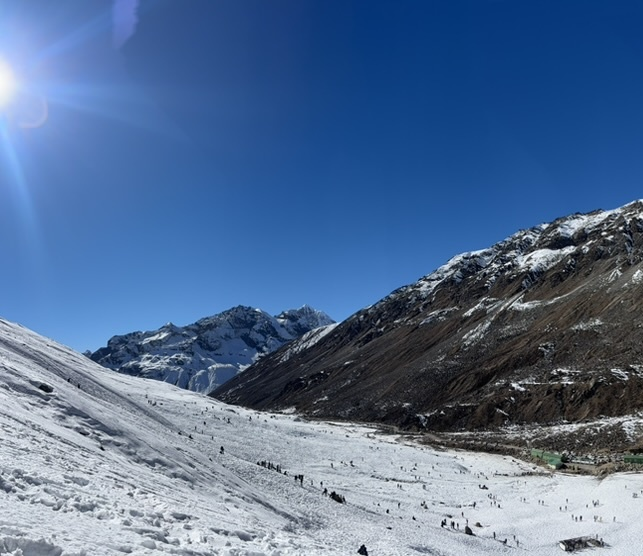
#> input picture Assingment01/images/01.jpg, 643 x 556 px; its folder holds only this picture in this run
$ python -i blending.py   (imports and definitions only)
#> lines starting #> are read from the running program, lines starting #| are printed output that depends on the picture
"""
src.blending — Image Blending Methods.

Provides three blending strategies (in increasing quality):
  1. Naive overlay        — direct pixel overwrite (creates visible seams).
  2. Linear feathering    — distance-weighted average in overlap regions.
  3. Multi-band blending  — Laplacian-pyramid frequency-domain blend
                            (Burt & Adelson, 1983).
"""

import numpy as np
import cv2

from src.config import PYRAMID_LEVELS


# [385 lines left out: functions _distance_weight, create_weight_map, naive_stitch, _linear_weighted_average, _label_seam_blend, linear_blend and 10 more, not called in this run]

>>> import cv2
>>> picture = cv2.imread('../images/01.jpg', cv2.IMREAD_GRAYSCALE)
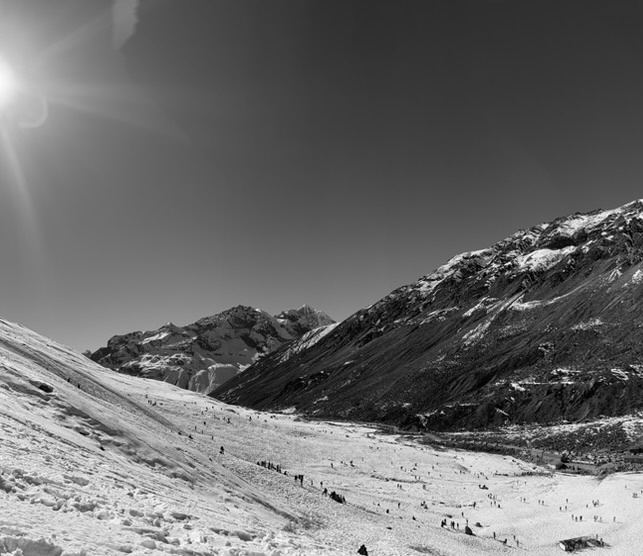
#> picture: shape (556, 643); min 0, max 255, mean 107.3
>>> result = multiband_blend_all(picture)
#> in multiband_blend_all, `n = len(warped_images)`: n = 556
#> in multiband_blend_all, `ref = n // 2`: ref = 278
#> in multiband_blend_all, `result = warped_images[ref].copy()`: result = 643 values, max 186 at index 491, min 0 at index 531, mean 101.7
#> (the run stopped early here; a loop or call above may not have finished)

$ run again, on Assingment01/images/02.jpg
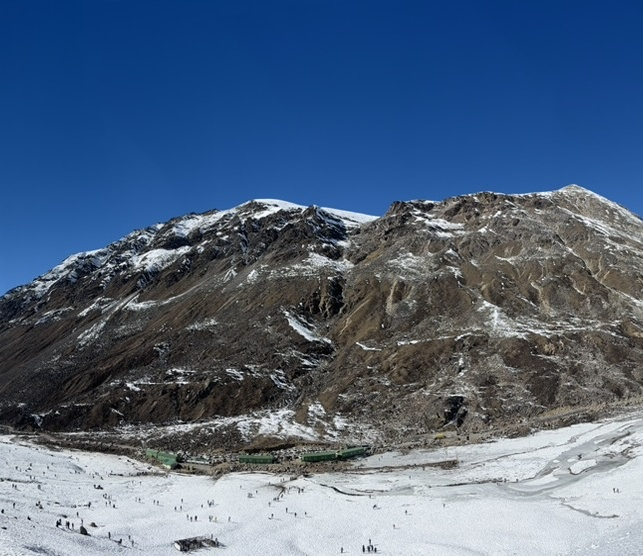
#> input picture Assingment01/images/02.jpg, 643 x 556 px
#> `picture = cv2.imread('../images/01.jpg', cv2.IMREAD_GRAYSCALE)`:
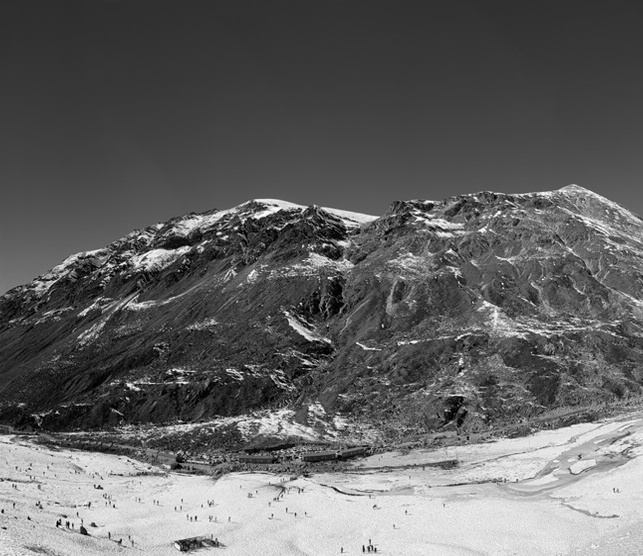
#> picture: shape (556, 643); min 0, max 255, mean 98.6
#> n = 556
#> ref = 278
#> result = 643 values, max 220 at index 328, min 0 at index 146, mean 84.19

$ run again, on Assingment01/images/03.jpg
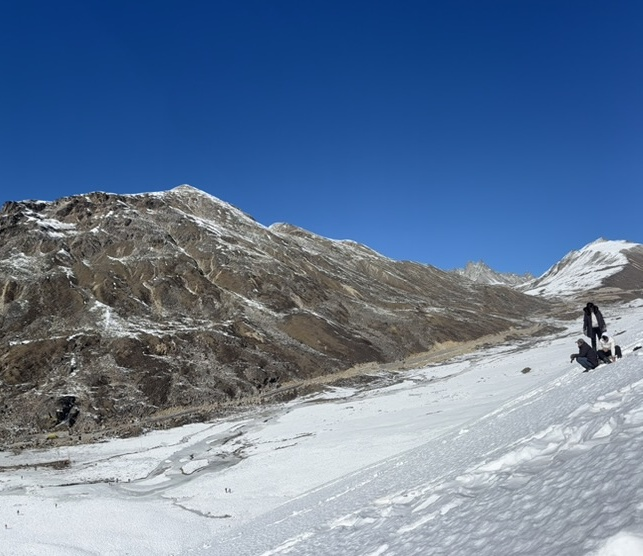
#> input picture Assingment01/images/03.jpg, 643 x 556 px
#> `picture = cv2.imread('../images/01.jpg', cv2.IMREAD_GRAYSCALE)`:
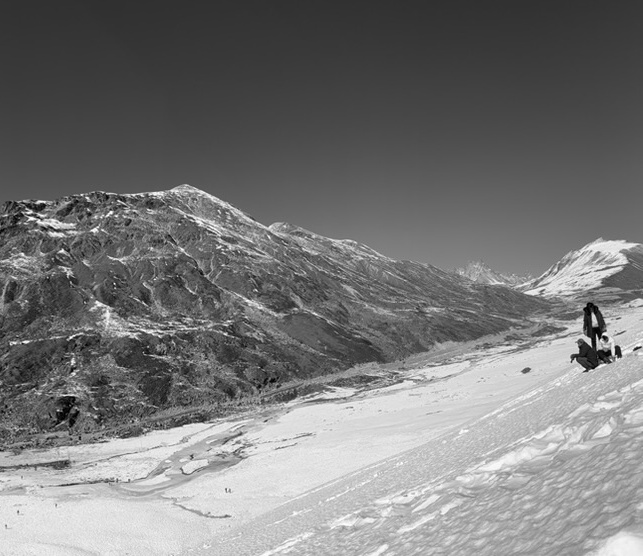
#> picture: shape (556, 643); min 0, max 255, mean 119.3
#> n = 556
#> ref = 278
#> result = 643 values, max 235 at index 598, min 31 at index 180, mean 115.2
